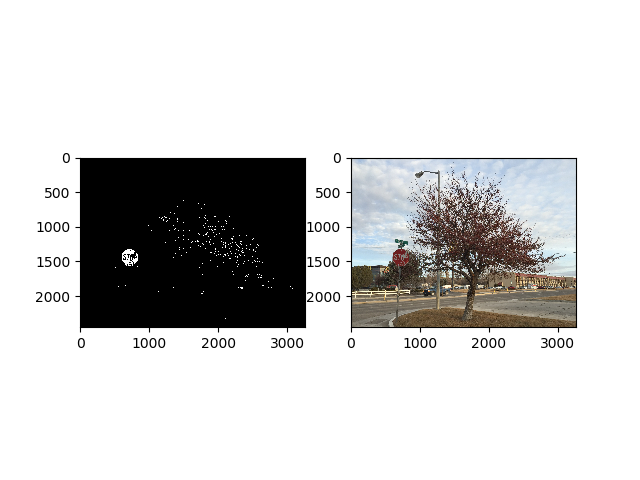
#> input picture wc_2.png, 640 x 480 px
$ python -i draw_contours.py   (imports and definitions only)   (older library calls are emulated)
#> lines starting #> are read from the running program, lines starting #| are printed output that depends on the picture
#> further down, picture is the input picture: shape (480, 640, 3); mean B, G, R 208, 208.5, 208.8
import cv2
import numpy as np
import math
import matplotlib.pyplot as plt
import numpy as np
import pandas as pd

from skimage.draw import ellipse
from skimage.measure import label, regionprops, regionprops_table
from skimage.transform import rotate

# [56 lines left out: function draw_bounding_box, not called in this run]


def region_props(image):
    image = np.zeros((600, 600))

    rr, cc = ellipse(300, 350, 100, 220)
    print("Hey",rr,cc)
    image[rr, cc] = 1
    plt.imshow(image,cmap='gray')
    plt.show()
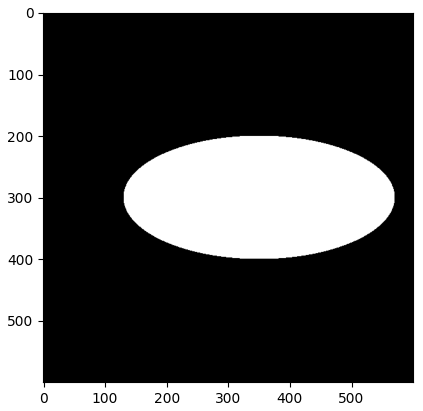
#> figure drawn by matplotlib, 1 panel

    image = rotate(image, angle=15, order=0)

    rr, cc = ellipse(100, 100, 60, 50)
    image[rr, cc] = 1

    label_img = label(image)
    regions = regionprops(label_img)

    fig, ax = plt.subplots()
    ax.imshow(image, cmap=plt.cm.gray)

    for props in regions:
        y0, x0 = props.centroid
        orientation = props.orientation
        x1 = x0 + math.cos(orientation) * 0.5 * props.minor_axis_length
        y1 = y0 - math.sin(orientation) * 0.5 * props.minor_axis_length
        x2 = x0 - math.sin(orientation) * 0.5 * props.major_axis_length
        y2 = y0 - math.cos(orientation) * 0.5 * props.major_axis_length

        ax.plot((x0, x1), (y0, y1), '-r', linewidth=2.5)
        ax.plot((x0, x2), (y0, y2), '-r', linewidth=2.5)
        ax.plot(x0, y0, '.g', markersize=15)

        minr, minc, maxr, maxc = props.bbox
        bx = (minc, maxc, maxc, minc, minc)
        by = (minr, minr, maxr, maxr, minr)
        ax.plot(bx, by, '-b', linewidth=2.5)

    ax.axis((0, 600, 600, 0))
    plt.show()
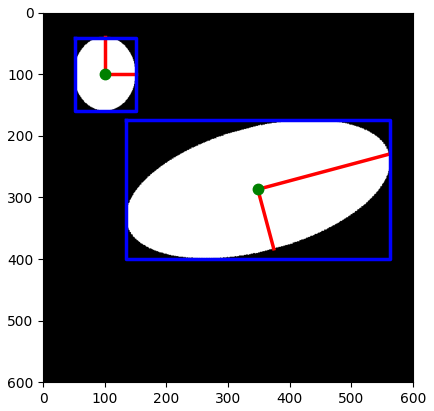
#> figure drawn by matplotlib, 1 panel

# [39 lines left out: function shape_detect, not called in this run]


# [2 lines not run here, left out]
    #region_props()

>>> import cv2
>>> picture = cv2.imread('wc_2.png')
>>> result = region_props(picture)
